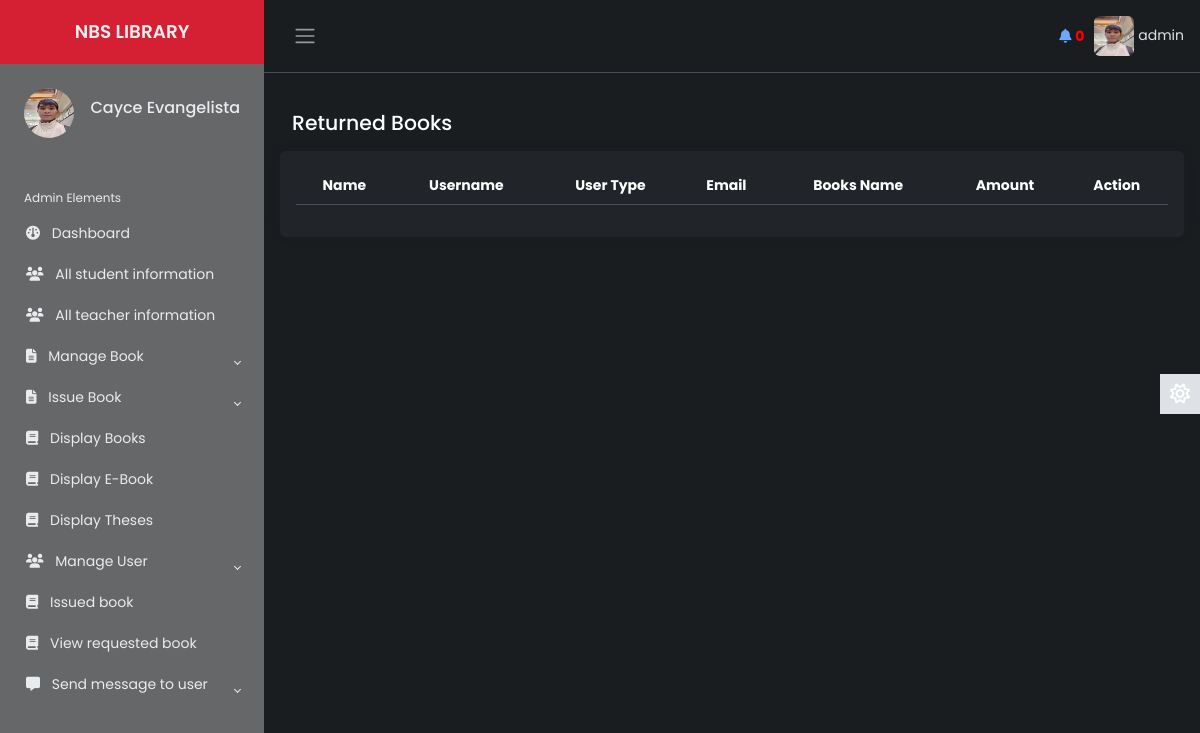
/Source/librarian/fine.php (signed in), run on an earlier commit of the app's database.
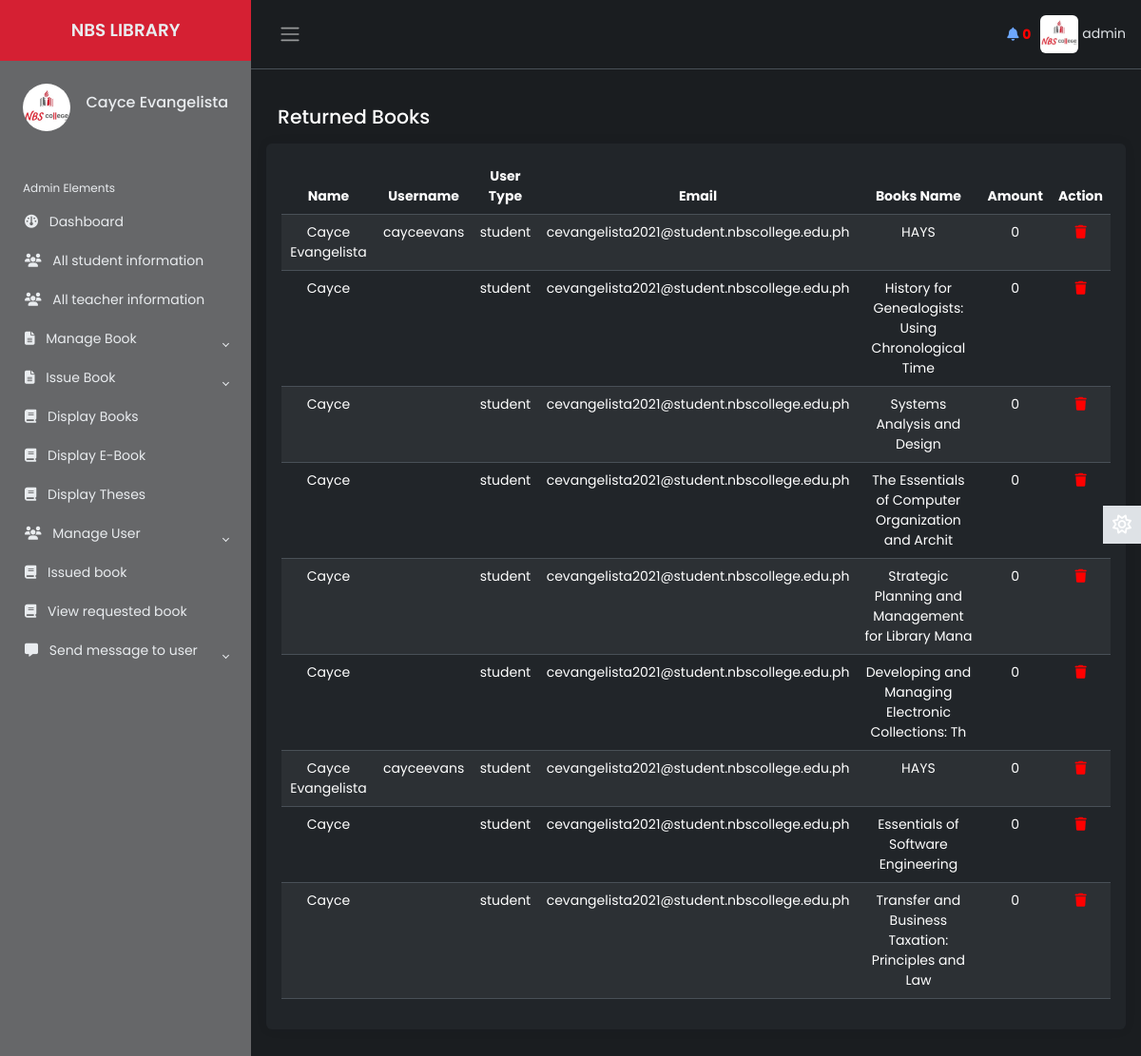
And on a later commit of the database.
### tables this page shows
CREATE TABLE `lib_registration` (
  `id` int(2) NOT NULL,
  `name` varchar(50) NOT NULL,
  `username` varchar(20) NOT NULL,
  `password` varchar(20) NOT NULL,
  `email` varchar(50) NOT NULL,
  `phone` varchar(20) NOT NULL,
  `address` varchar(100) NOT NULL,
  `photo` varchar(500) NOT NULL,
  `status` varchar(7) NOT NULL
);

CREATE TABLE `finezone` (
  `id` int(10) NOT NULL,
  `first_name` varchar(50) NOT NULL,
  `username` varchar(50) NOT NULL,
  `utype` varchar(10) NOT NULL,
  `email` varchar(100) NOT NULL,
  `booksname` varchar(50) NOT NULL,
  `fine` varchar(50) NOT NULL
);

### Source/librarian/fine.php (the view, shortened to what this page needs)
        <?php
    include 'inc/header.php';
    include 'inc/connection.php';
 ?>
<main class="content px-3 py-2">
                <div class="container-fluid">
				<div class="mb-3">
                        <h4>Returned Books
                        </h4>
                 </div>
            </div>
            <div class="card border-0">
                        <div class="card-body">
                            <table class="table table-hover text-center table-striped" id="dtBasicExample">
                            <thead>
                                            <tr>
                                                <th>Name</th>
                                                <th>Username</th>
                                                <th>User Type</th>
                                                <th>Email</th>
                                                <th>Books Name</th>
                                                <th>Amount</th>
                                                <th>Action</th>
                                            </tr>
                                       </thead>
                                       <tbody>
                                           <?php
                                                $res= mysqli_query($link, "select * from finezone");
                                                while ($row=mysqli_fetch_array($res)) {
                                                    echo "<tr>";
                                                    echo "<td>"; echo $row["first_name"]; echo "</td>";
                                                    echo "<td>"; echo $row["username"]; echo "</td>";
                                                    echo "<td>"; echo $row["utype"]; echo "</td>";
                                                    echo "<td>"; echo $row["email"]; echo "</td>";
                                                    echo "<td>"; echo $row["booksname"]; echo "</td>";
                                                    echo "<td>"; echo $row["fine"]; echo "</td>";
													echo "<td>";
													?><a href="delete-fine.php?id=<?php echo $row["id"]; ?> " style="color: red"><i class="fas fa-trash"></i></a><?php
													echo "</td>";
                                                    echo "</tr>";
                                                }
                                             ?>
                                       </tbody>
                            </table>
                        </div>
                    </div>
            </main>

### Source/librarian/inc/header.php (shortened to what this page needs)
<?php
    include 'inc/connection.php';
    $res = mysqli_query($link,"select * from request_books where read1='no'");
    $not= mysqli_num_rows($res);
 ?>
<!DOCTYPE html>
<html lang="en" data-bs-theme="dark">
<head>
    <link href="https://cdn.datatables.net/v/dt/jszip-3.10.1/dt-2.0.3/b-3.0.1/b-html5-3.0.1/b-print-3.0.1/datatables.min.css" rel="stylesheet">
    <link href="https://cdn.jsdelivr.net/npm/bootstrap@5.3.3/dist/css/bootstrap.min.css" rel="stylesheet">
    <link rel="stylesheet" href="inc/css/custom1.css">
    <link rel="stylesheet" href="inc/css/animate.css">
</head>
<body>
    <div class="wrapper">
    <aside id="sidebar" class="js-sidebar">
            <div class="h-100">
                <div class="sidebar-logo text-center">
                    <a href="dashboard.php">NBS LIBRARY</a>
                </div>
                <ul class="sidebar-nav">
                    <li class="sidebar-header">
                        <span>
                        <?php
                            $res = mysqli_query($link, "select * from lib_registration where username='".$_SESSION['username']."'");
                            while ($row = mysqli_fetch_array($res)){
                                ?><img src="<?php echo $row["photo"]; ?> " height="50px" width="50px" alt="something wrong" class="rounded-circle"></a> <?php
                            }
                        ?>
                        </span>
                        <h6 style="float: right; margin-top: 10px;">
							<?php
								$res = mysqli_query($link, "select * from lib_registration where username='".$_SESSION['username']."'");
								while ($row = mysqli_fetch_array($res)){
								$name  =  $row["name"];
								echo $name;
								}
							?>
            			</h6>
                    </li>
                    <br>
                    <li class="sidebar-header">
                        Admin Elements
                    </li>
                    <li class="sidebar-item <?php if($page=='home'){ echo 'active';} ?>">
                        <a href="dashboard.php" class="sidebar-link">
                        <i class="fa-solid fa-gauge pe-2"></i>
                            Dashboard
                        </a>
                    </li>
                    <li class="sidebar-item <?php if($page=='sinfo'){ echo 'active';} ?>">
                        <a href="all-student-info.php" class="sidebar-link">
                        <i class="fa-solid fa-users pe-2"></i>
                            All student information
                        </a>
                    </li>
					<li class="sidebar-item <?php if($page=='tinfo'){ echo 'active';} ?>">
                        <a href="all-teacher-info.php" class="sidebar-link">
                            <i class="fa-solid fa-users pe-2"></i>
                            All teacher information
                        </a>
                    </li>
                    <li class="sidebar-item">
                        <a href="#" class="sidebar-link collapsed" data-bs-target="#manage" data-bs-toggle="collapse"
                            aria-expanded="false"><i class="fa-solid fa-file-lines pe-2"></i>
                            Manage Book
                        </a>
                    </li>
                    <li class="sidebar-item">
                        <a href="dashboard.php" class="sidebar-link collapsed" data-bs-target="#issue" data-bs-toggle="collapse"
                            aria-expanded="false"><i class="fa-solid fa-file-lines pe-2"></i>
                            Issue Book
                        </a>
                    </li>
                    <li class="sidebar-item <?php if($page=='tbook'){ echo 'active';} ?>">
                        <a href="display-book.php" class="sidebar-link">
                         <i class="fa-solid fa-book pe-2"></i>
                            Display Books
                        </a>
                    </li>
                    <li class="sidebar-item <?php if($page=='d-ebook'){ echo 'active';} ?>">
                                <a href="display-ebook.php" class="sidebar-link">
                                <i class="fa-solid fa-book pe-2"></i>
                                    Display E-Book
                                </a>
                    </li>
                    <li class="sidebar-item <?php if($page=='d-t-book'){ echo 'active';} ?>">
                                <a href="display-thesis.php" class="sidebar-link">
                                <i class="fa-solid fa-book pe-2"></i>
                                    Display Theses
                                </a>
                    </li>
                    <li class="sidebar-item">
                        <a href="#" class="sidebar-link collapsed" data-bs-target="#user" data-bs-toggle="collapse"
                            aria-expanded="false"><i class="fa-solid fa-users pe-2"></i>
                            Manage User
                        </a>
                    </li>
                    <li class="sidebar-item <?php if($page=='ibook'){ echo 'active';} ?>">
                        <a href="issued-books.php" class="sidebar-link">
                         <i class="fa-solid fa-book pe-2"></i>
                            Issued book
                        </a>
                    </li>
                    <li class="sidebar-item <?php if($page=='rbook'){ echo 'active';} ?>">
                        <a href="requested-books.php" class="sidebar-link">
                        <i class="fa-solid fa-book pe-2"></i>
                            View requested book
                        </a>
                    </li>
                    <li class="sidebar-item">
                        <a href="#" class="sidebar-link collapsed" data-bs-target="#posts" data-bs-toggle="collapse"
                            aria-expanded="false">    <i class="fa-solid fa-message pe-2"></i>
                            Send message to user
                        </a>
                    </li>
                </ul>
            </div>
        </aside>
        <div class="main">
            <nav class="navbar navbar-expand px-3 border-bottom">
                <button class="btn" id="sidebar-toggle" type="button">
                    <span class="navbar-toggler-icon"></span>
                </button>
                <div class="navbar-collapse navbar">
                        <ul class="navbar-nav" style="margin-right:10px;">
                        <li class="icon">
                                <a href="requested-books.php" ><i class="fas fa-bell"></i></a>
                                <span class="count" onclick="window.location='requested-books.php'"><b id="notif" ><?php echo $not; ?></b></span>
                        </li>
                        </ul>
                        <li class="nav-item dropdown">
								<?php
                                     $res = mysqli_query($link, "select * from lib_registration where username='".$_SESSION['username']."'");
                                     while ($row = mysqli_fetch_array($res)){
                                         ?><a href="#" data-bs-toggle="dropdown" class="nav-icon pe-md-0" style="color: inherit;"><img src="<?php echo $row["photo"]; ?>" alt=""class="avatar img-fluid rounded"> <span><?php echo $_SESSION["username"]; ?></span></a> <?php
                                     }
                                ?>
                        </li>
                </div>
            </nav>
            <a href="#" class="theme-toggle">
                <i class="fa-regular fa-sun"></i>
            </a>
</body>
</html>

### Source/librarian/inc/css/custom1.css (style rules this page uses)
body { font-family: 'Poppins', sans-serif; font-size: 0.875rem; opacity: 1; overflow-y: scroll; margin: 0; }
a { cursor: pointer; text-decoration: none; font-family: 'Poppins', sans-serif; }
.card-body { overflow-x: scroll; }
#notif { color: red; }
.h-100 { background-color: #666769; }
.sidebar-logo { background-color: #d52033; }
li { list-style: none; }
h4 { font-family: 'Poppins', sans-serif; font-size: 1.275rem; color: var(--bs-emphasis-color); }
.wrapper { align-items: stretch; display: flex; width: 100%; }
#sidebar { max-width: 40%; min-width: 264px; background: var(--bs-dark); transition: all 0.35s ease-in-out; overflow-y: scroll; }
.main { display: flex; flex-direction: column; min-height: 100vh; min-width: 0; overflow: hidden; transition: all 0.35s ease-in-out; width: 100%; background: var(--bs-dark-bg-subtle); }
.sidebar-logo { padding: 1.15rem; }
.sidebar-logo a { color: #e9ecef; font-size: 1.15rem; font-weight: 600; }
.sidebar-nav { flex-grow: 1; list-style: none; margin-bottom: 0; padding-left: 0; margin-left: 0; }
.sidebar-header { color: #e9ecef; font-size: .75rem; padding: 1.5rem 1.5rem .375rem; }
a.sidebar-link { padding: .625rem 1.625rem; color: #e9ecef; position: relative; display: block; font-size: 0.875rem; }
.sidebar-link[data-bs-toggle="collapse"]::after { border: solid; border-width: 0 .075rem .075rem 0; content: ""; display: inline-block; padding: 2px; position: absolute; right: 1.5rem; top: 1.4rem; transform: rotate(-135deg); transition: all .2s ease-out; }
.sidebar-link[data-bs-toggle="collapse"].collapsed::after { transform: rotate(45deg); transition: all .2s ease-out; }
.avatar { height: 40px; width: 40px; }
.navbar-expand .navbar-nav { margin-left: auto; }
.content { flex: 1; max-width: 100vw; width: 100vw; }
@media (min-width:768px) { .content { max-width: auto; width: auto; } }
.card { box-shadow: 0 0 .875rem 0 rgba(34, 46, 60, .05); margin-bottom: 24px; }
.theme-toggle { position: fixed; top: 50%; transform: translateY(-65%); text-align: center; z-index: 10; right: 0; left: auto; border: none; background-color: var(--bs-body-color); }
html[data-bs-theme="dark"] .theme-toggle .fa-sun, html[data-bs-theme="light"] .theme-toggle .fa-moon { cursor: pointer; padding: 10px; display: block; font-size: 1.25rem; color: #FFF; }

What changed in the data, as far as the page shows it:
changed lib_registration "Cayce Evangelista": photo: a different picture
added finezone: first_name "Cayce Evangelista", username "cayceevans", utype "student", email "cevangelista2021@student.nbscollege.edu.ph", booksname "HAYS", fine "0"
added finezone: first_name "Cayce", utype "student", email "cevangelista2021@student.nbscollege.edu.ph", booksname "History for Genealogists: Using Chronological Time", fine "0"
added finezone: first_name "Cayce", utype "student", email "cevangelista2021@student.nbscollege.edu.ph", booksname "Systems Analysis and Design", fine "0"
added finezone: first_name "Cayce", utype "student", email "cevangelista2021@student.nbscollege.edu.ph", booksname "The Essentials of Computer Organization and Archit", fine "0"
added finezone: first_name "Cayce", utype "student", email "cevangelista2021@student.nbscollege.edu.ph", booksname "Strategic Planning and Management for Library Mana", fine "0"
added finezone: first_name "Cayce", utype "student", email "cevangelista2021@student.nbscollege.edu.ph", booksname "Developing and Managing Electronic Collections: Th", fine "0"
added finezone: first_name "Cayce Evangelista", username "cayceevans", utype "student", email "cevangelista2021@student.nbscollege.edu.ph", booksname "HAYS", fine "0"
added finezone: first_name "Cayce", utype "student", email "cevangelista2021@student.nbscollege.edu.ph", booksname "Essentials of Software Engineering", fine "0"
added finezone: first_name "Cayce", utype "student", email "cevangelista2021@student.nbscollege.edu.ph", booksname "Transfer and Business Taxation: Principles and Law", fine "0"
